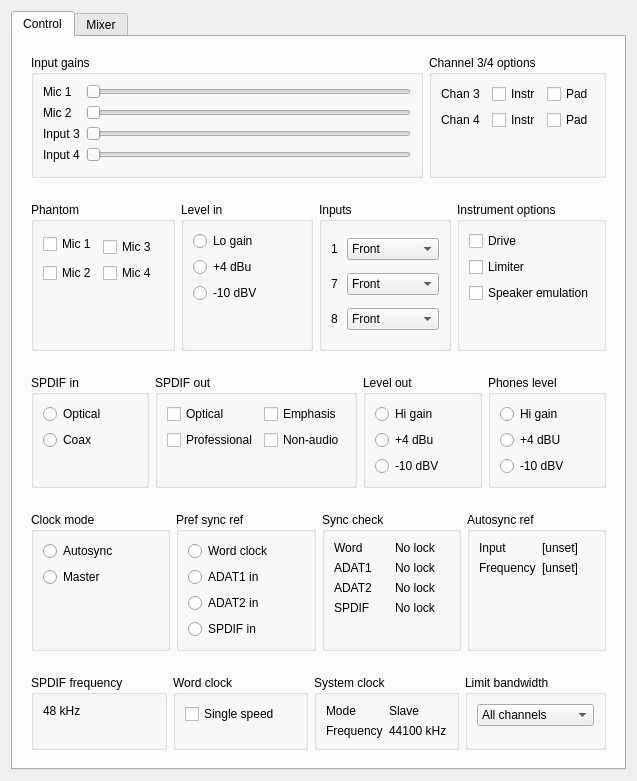
<ui version="4.0" >
 <class>RmeMixerUI</class>
 <widget class="QWidget" name="RmeMixerUI" >
  <property name="geometry" >
   <rect>
    <x>0</x>
    <y>0</y>
    <width>637</width>
    <height>781</height>
   </rect>
  </property>
  <property name="windowTitle" >
   <string>RmeMixer</string>
  </property>
  <layout class="QVBoxLayout" name="verticalLayout_13" >
   <item>
    <widget class="QTabWidget" name="tabWidget" >
     <property name="sizePolicy" >
      <sizepolicy vsizetype="Expanding" hsizetype="Expanding" >
       <horstretch>0</horstretch>
       <verstretch>0</verstretch>
      </sizepolicy>
     </property>
     <property name="currentIndex" >
      <number>0</number>
     </property>
     <widget class="QWidget" name="control" >
      <attribute name="title" >
       <string>Control</string>
      </attribute>
      <layout class="QVBoxLayout" name="verticalLayout" >
       <item>
        <widget class="QFrame" name="frame_5" >
         <property name="frameShape" >
          <enum>QFrame::NoFrame</enum>
         </property>
         <property name="frameShadow" >
          <enum>QFrame::Raised</enum>
         </property>
         <layout class="QHBoxLayout" name="horizontalLayout_5" >
          <item>
           <widget class="QGroupBox" name="input_gains_group" >
            <property name="title" >
             <string>Input gains</string>
            </property>
            <layout class="QGridLayout" name="gridLayout_8" >
             <item row="0" column="0" >
              <widget class="QLabel" name="label_9" >
               <property name="sizePolicy" >
                <sizepolicy vsizetype="Preferred" hsizetype="Minimum" >
                 <horstretch>0</horstretch>
                 <verstretch>0</verstretch>
                </sizepolicy>
               </property>
               <property name="text" >
                <string>Mic 1</string>
               </property>
              </widget>
             </item>
             <item row="0" column="1" >
              <widget class="QSlider" name="gain_mic1" >
               <property name="maximum" >
                <number>65</number>
               </property>
               <property name="singleStep" >
                <number>1</number>
               </property>
               <property name="orientation" >
                <enum>Qt::Horizontal</enum>
               </property>
              </widget>
             </item>
             <item row="1" column="0" >
              <widget class="QLabel" name="label_10" >
               <property name="sizePolicy" >
                <sizepolicy vsizetype="Preferred" hsizetype="Minimum" >
                 <horstretch>0</horstretch>
                 <verstretch>0</verstretch>
                </sizepolicy>
               </property>
               <property name="text" >
                <string>Mic 2</string>
               </property>
              </widget>
             </item>
             <item row="1" column="1" >
              <widget class="QSlider" name="gain_mic2" >
               <property name="maximum" >
                <number>65</number>
               </property>
               <property name="orientation" >
                <enum>Qt::Horizontal</enum>
               </property>
              </widget>
             </item>
             <item row="2" column="0" >
              <widget class="QLabel" name="label_24" >
               <property name="sizePolicy" >
                <sizepolicy vsizetype="Preferred" hsizetype="Minimum" >
                 <horstretch>0</horstretch>
                 <verstretch>0</verstretch>
                </sizepolicy>
               </property>
               <property name="text" >
                <string>Input 3</string>
               </property>
              </widget>
             </item>
             <item row="2" column="1" >
              <widget class="QSlider" name="gain_input3" >
               <property name="minimum" >
                <number>0</number>
               </property>
               <property name="maximum" >
                <number>36</number>
               </property>
               <property name="orientation" >
                <enum>Qt::Horizontal</enum>
               </property>
              </widget>
             </item>
             <item row="3" column="0" >
              <widget class="QLabel" name="label_23" >
               <property name="sizePolicy" >
                <sizepolicy vsizetype="Preferred" hsizetype="Minimum" >
                 <horstretch>0</horstretch>
                 <verstretch>0</verstretch>
                </sizepolicy>
               </property>
               <property name="text" >
                <string>Input 4</string>
               </property>
              </widget>
             </item>
             <item row="3" column="1" >
              <widget class="QSlider" name="gain_input4" >
               <property name="minimum" >
                <number>0</number>
               </property>
               <property name="maximum" >
                <number>36</number>
               </property>
               <property name="orientation" >
                <enum>Qt::Horizontal</enum>
               </property>
              </widget>
             </item>
            </layout>
           </widget>
          </item>
          <item>
           <widget class="QGroupBox" name="channel_3_4_options_group" >
            <property name="title" >
             <string>Channel 3/4 options</string>
            </property>
            <layout class="QGridLayout" name="gridLayout_4" >
             <item row="0" column="0" colspan="2" >
              <widget class="QLabel" name="label_18" >
               <property name="text" >
                <string>Chan 3</string>
               </property>
              </widget>
             </item>
             <item row="0" column="2" >
              <widget class="QCheckBox" name="ff400_chan3_opt_instr" >
               <property name="text" >
                <string>Instr</string>
               </property>
              </widget>
             </item>
             <item row="0" column="3" >
              <widget class="QCheckBox" name="ff400_chan3_opt_pad" >
               <property name="text" >
                <string>Pad</string>
               </property>
              </widget>
             </item>
             <item row="2" column="0" >
              <widget class="QLabel" name="label_19" >
               <property name="text" >
                <string>Chan 4</string>
               </property>
              </widget>
             </item>
             <item row="2" column="3" >
              <widget class="QCheckBox" name="ff400_chan4_opt_pad" >
               <property name="text" >
                <string>Pad</string>
               </property>
              </widget>
             </item>
             <item row="2" column="2" >
              <widget class="QCheckBox" name="ff400_chan4_opt_instr" >
               <property name="text" >
                <string>Instr</string>
               </property>
              </widget>
             </item>
             <item row="3" column="2" >
              <spacer name="verticalSpacer_9" >
               <property name="orientation" >
                <enum>Qt::Vertical</enum>
               </property>
               <property name="sizeHint" stdset="0" >
                <size>
                 <width>20</width>
                 <height>40</height>
                </size>
               </property>
              </spacer>
             </item>
            </layout>
           </widget>
          </item>
         </layout>
        </widget>
       </item>
       <item>
        <widget class="QFrame" name="frame_4" >
         <property name="frameShape" >
          <enum>QFrame::NoFrame</enum>
         </property>
         <property name="frameShadow" >
          <enum>QFrame::Raised</enum>
         </property>
         <layout class="QHBoxLayout" name="horizontalLayout_4" >
          <item>
           <widget class="QGroupBox" name="phantom_group" >
            <property name="title" >
             <string>Phantom</string>
            </property>
            <layout class="QGridLayout" name="gridLayout_7" >
             <item rowspan="2" row="0" column="0" colspan="3" >
              <widget class="QCheckBox" name="phantom_0" >
               <property name="text" >
                <string>Mic 1</string>
               </property>
              </widget>
             </item>
             <item row="1" column="1" colspan="2" >
              <widget class="QCheckBox" name="phantom_2" >
               <property name="text" >
                <string>Mic 3</string>
               </property>
              </widget>
             </item>
             <item row="2" column="0" >
              <widget class="QCheckBox" name="phantom_1" >
               <property name="text" >
                <string>Mic 2</string>
               </property>
              </widget>
             </item>
             <item row="2" column="1" >
              <widget class="QCheckBox" name="phantom_3" >
               <property name="text" >
                <string>Mic 4</string>
               </property>
              </widget>
             </item>
             <item row="3" column="0" >
              <spacer name="verticalSpacer_12" >
               <property name="orientation" >
                <enum>Qt::Vertical</enum>
               </property>
               <property name="sizeHint" stdset="0" >
                <size>
                 <width>20</width>
                 <height>0</height>
                </size>
               </property>
              </spacer>
             </item>
            </layout>
           </widget>
          </item>
          <item>
           <widget class="QGroupBox" name="level_in_group" >
            <property name="title" >
             <string>Level in</string>
            </property>
            <layout class="QVBoxLayout" name="verticalLayout_8" >
             <item>
              <widget class="QRadioButton" name="level_in_lo_gain" >
               <property name="text" >
                <string>Lo gain</string>
               </property>
              </widget>
             </item>
             <item>
              <widget class="QRadioButton" name="level_in_p4dBu" >
               <property name="text" >
                <string>+4 dBu</string>
               </property>
              </widget>
             </item>
             <item>
              <widget class="QRadioButton" name="level_in_m10dBV" >
               <property name="text" >
                <string>-10 dBV</string>
               </property>
              </widget>
             </item>
             <item>
              <spacer name="verticalSpacer_10" >
               <property name="orientation" >
                <enum>Qt::Vertical</enum>
               </property>
               <property name="sizeHint" stdset="0" >
                <size>
                 <width>20</width>
                 <height>40</height>
                </size>
               </property>
              </spacer>
             </item>
            </layout>
           </widget>
          </item>
          <item>
           <widget class="QGroupBox" name="input_plug_select_group" >
            <property name="title" >
             <string>Inputs</string>
            </property>
            <layout class="QGridLayout" name="gridLayout_5" >
             <item row="0" column="0" >
              <widget class="QLabel" name="label_20" >
               <property name="text" >
                <string>1</string>
               </property>
              </widget>
             </item>
             <item row="2" column="0" >
              <widget class="QLabel" name="label_21" >
               <property name="text" >
                <string>7</string>
               </property>
              </widget>
             </item>
             <item row="2" column="1" colspan="3" >
              <widget class="QComboBox" name="comboBox_3" >
               <item>
                <property name="text" >
                 <string>Front</string>
                </property>
               </item>
               <item>
                <property name="text" >
                 <string>Rear</string>
                </property>
               </item>
               <item>
                <property name="text" >
                 <string>Front+Rear</string>
                </property>
               </item>
              </widget>
             </item>
             <item row="3" column="0" >
              <widget class="QLabel" name="label_22" >
               <property name="text" >
                <string>8</string>
               </property>
              </widget>
             </item>
             <item row="3" column="1" colspan="3" >
              <widget class="QComboBox" name="comboBox_4" >
               <item>
                <property name="text" >
                 <string>Front</string>
                </property>
               </item>
               <item>
                <property name="text" >
                 <string>Rear</string>
                </property>
               </item>
               <item>
                <property name="text" >
                 <string>Front+Rear</string>
                </property>
               </item>
              </widget>
             </item>
             <item row="0" column="1" colspan="3" >
              <widget class="QComboBox" name="comboBox_2" >
               <item>
                <property name="text" >
                 <string>Front</string>
                </property>
               </item>
               <item>
                <property name="text" >
                 <string>Rear</string>
                </property>
               </item>
               <item>
                <property name="text" >
                 <string>Front+Rear</string>
                </property>
               </item>
              </widget>
             </item>
            </layout>
           </widget>
          </item>
          <item>
           <widget class="QGroupBox" name="instrument_options_group" >
            <property name="title" >
             <string>Instrument options</string>
            </property>
            <layout class="QVBoxLayout" name="verticalLayout_11" >
             <item>
              <widget class="QCheckBox" name="checkBox_6" >
               <property name="text" >
                <string>Drive</string>
               </property>
              </widget>
             </item>
             <item>
              <widget class="QCheckBox" name="checkBox_7" >
               <property name="text" >
                <string>Limiter</string>
               </property>
              </widget>
             </item>
             <item>
              <widget class="QCheckBox" name="checkBox_8" >
               <property name="text" >
                <string>Speaker emulation</string>
               </property>
              </widget>
             </item>
             <item>
              <spacer name="verticalSpacer_11" >
               <property name="orientation" >
                <enum>Qt::Vertical</enum>
               </property>
               <property name="sizeHint" stdset="0" >
                <size>
                 <width>20</width>
                 <height>40</height>
                </size>
               </property>
              </spacer>
             </item>
            </layout>
           </widget>
          </item>
         </layout>
        </widget>
       </item>
       <item>
        <widget class="QFrame" name="frame" >
         <property name="sizePolicy" >
          <sizepolicy vsizetype="Minimum" hsizetype="Preferred" >
           <horstretch>0</horstretch>
           <verstretch>0</verstretch>
          </sizepolicy>
         </property>
         <property name="frameShape" >
          <enum>QFrame::NoFrame</enum>
         </property>
         <property name="frameShadow" >
          <enum>QFrame::Raised</enum>
         </property>
         <layout class="QHBoxLayout" name="horizontalLayout_2" >
          <item>
           <widget class="QGroupBox" name="spdif_in_group" >
            <property name="title" >
             <string>SPDIF in</string>
            </property>
            <layout class="QVBoxLayout" name="verticalLayout_2" >
             <item>
              <widget class="QRadioButton" name="radioButton" >
               <property name="text" >
                <string>Optical</string>
               </property>
              </widget>
             </item>
             <item>
              <widget class="QRadioButton" name="radioButton_2" >
               <property name="text" >
                <string>Coax</string>
               </property>
              </widget>
             </item>
             <item>
              <spacer name="verticalSpacer_7" >
               <property name="orientation" >
                <enum>Qt::Vertical</enum>
               </property>
               <property name="sizeType" >
                <enum>QSizePolicy::MinimumExpanding</enum>
               </property>
               <property name="sizeHint" stdset="0" >
                <size>
                 <width>20</width>
                 <height>0</height>
                </size>
               </property>
              </spacer>
             </item>
            </layout>
           </widget>
          </item>
          <item>
           <widget class="QGroupBox" name="spdif_out_group" >
            <property name="title" >
             <string>SPDIF out</string>
            </property>
            <layout class="QGridLayout" name="gridLayout_6" >
             <item row="0" column="0" >
              <widget class="QCheckBox" name="checkBox" >
               <property name="text" >
                <string>Optical</string>
               </property>
              </widget>
             </item>
             <item row="0" column="1" >
              <widget class="QCheckBox" name="checkBox_3" >
               <property name="text" >
                <string>Emphasis</string>
               </property>
              </widget>
             </item>
             <item row="1" column="0" >
              <widget class="QCheckBox" name="checkBox_2" >
               <property name="text" >
                <string>Professional</string>
               </property>
              </widget>
             </item>
             <item row="1" column="1" >
              <widget class="QCheckBox" name="checkBox_4" >
               <property name="text" >
                <string>Non-audio</string>
               </property>
              </widget>
             </item>
             <item row="2" column="0" >
              <spacer name="verticalSpacer_8" >
               <property name="orientation" >
                <enum>Qt::Vertical</enum>
               </property>
               <property name="sizeType" >
                <enum>QSizePolicy::MinimumExpanding</enum>
               </property>
               <property name="sizeHint" stdset="0" >
                <size>
                 <width>20</width>
                 <height>0</height>
                </size>
               </property>
              </spacer>
             </item>
            </layout>
           </widget>
          </item>
          <item>
           <widget class="QGroupBox" name="level_out_group" >
            <property name="title" >
             <string>Level out</string>
            </property>
            <layout class="QVBoxLayout" name="verticalLayout_9" >
             <item>
              <widget class="QRadioButton" name="level_out_hi_gain" >
               <property name="text" >
                <string>Hi gain</string>
               </property>
              </widget>
             </item>
             <item>
              <widget class="QRadioButton" name="level_out_p4dBu" >
               <property name="text" >
                <string>+4 dBu</string>
               </property>
              </widget>
             </item>
             <item>
              <widget class="QRadioButton" name="level_out_m10dBV" >
               <property name="text" >
                <string>-10 dBV</string>
               </property>
              </widget>
             </item>
             <item>
              <spacer name="verticalSpacer_13" >
               <property name="orientation" >
                <enum>Qt::Vertical</enum>
               </property>
               <property name="sizeType" >
                <enum>QSizePolicy::MinimumExpanding</enum>
               </property>
               <property name="sizeHint" stdset="0" >
                <size>
                 <width>20</width>
                 <height>0</height>
                </size>
               </property>
              </spacer>
             </item>
            </layout>
           </widget>
          </item>
          <item>
           <widget class="QGroupBox" name="phones_level_group" >
            <property name="title" >
             <string>Phones level</string>
            </property>
            <layout class="QVBoxLayout" name="verticalLayout_10" >
             <item>
              <widget class="QRadioButton" name="phones_hi_gain" >
               <property name="text" >
                <string>Hi gain</string>
               </property>
              </widget>
             </item>
             <item>
              <widget class="QRadioButton" name="phones_p4dBu" >
               <property name="text" >
                <string>+4 dBU</string>
               </property>
              </widget>
             </item>
             <item>
              <widget class="QRadioButton" name="phones_m10dBV" >
               <property name="text" >
                <string>-10 dBV</string>
               </property>
              </widget>
             </item>
             <item>
              <spacer name="verticalSpacer_14" >
               <property name="orientation" >
                <enum>Qt::Vertical</enum>
               </property>
               <property name="sizeType" >
                <enum>QSizePolicy::MinimumExpanding</enum>
               </property>
               <property name="sizeHint" stdset="0" >
                <size>
                 <width>20</width>
                 <height>0</height>
                </size>
               </property>
              </spacer>
             </item>
            </layout>
           </widget>
          </item>
         </layout>
        </widget>
       </item>
       <item>
        <widget class="QFrame" name="frame_2" >
         <property name="frameShape" >
          <enum>QFrame::NoFrame</enum>
         </property>
         <property name="frameShadow" >
          <enum>QFrame::Raised</enum>
         </property>
         <layout class="QHBoxLayout" name="horizontalLayout" >
          <item>
           <widget class="QGroupBox" name="clock_mode_group" >
            <property name="title" >
             <string>Clock mode</string>
            </property>
            <layout class="QVBoxLayout" name="verticalLayout_3" >
             <item>
              <widget class="QRadioButton" name="radioButton_3" >
               <property name="text" >
                <string>Autosync</string>
               </property>
              </widget>
             </item>
             <item>
              <widget class="QRadioButton" name="radioButton_4" >
               <property name="text" >
                <string>Master</string>
               </property>
              </widget>
             </item>
             <item>
              <spacer name="verticalSpacer_2" >
               <property name="orientation" >
                <enum>Qt::Vertical</enum>
               </property>
               <property name="sizeHint" stdset="0" >
                <size>
                 <width>20</width>
                 <height>40</height>
                </size>
               </property>
              </spacer>
             </item>
            </layout>
           </widget>
          </item>
          <item>
           <widget class="QGroupBox" name="sync_ref_group" >
            <property name="title" >
             <string>Pref sync ref</string>
            </property>
            <layout class="QVBoxLayout" name="verticalLayout_4" >
             <item>
              <widget class="QRadioButton" name="sync_ref_wordclk" >
               <property name="text" >
                <string>Word clock</string>
               </property>
              </widget>
             </item>
             <item>
              <widget class="QRadioButton" name="sync_ref_adat1" >
               <property name="text" >
                <string>ADAT1 in</string>
               </property>
              </widget>
             </item>
             <item>
              <widget class="QRadioButton" name="sync_ref_adat2" >
               <property name="text" >
                <string>ADAT2 in</string>
               </property>
              </widget>
             </item>
             <item>
              <widget class="QRadioButton" name="sync_ref_spdif" >
               <property name="text" >
                <string>SPDIF in</string>
               </property>
              </widget>
             </item>
             <item>
              <spacer name="verticalSpacer_15" >
               <property name="orientation" >
                <enum>Qt::Vertical</enum>
               </property>
               <property name="sizeHint" stdset="0" >
                <size>
                 <width>20</width>
                 <height>0</height>
                </size>
               </property>
              </spacer>
             </item>
            </layout>
           </widget>
          </item>
          <item>
           <widget class="QGroupBox" name="sync_check_group" >
            <property name="title" >
             <string>Sync check</string>
            </property>
            <layout class="QGridLayout" name="gridLayout_2" >
             <item row="0" column="0" >
              <widget class="QLabel" name="label_5" >
               <property name="text" >
                <string>Word</string>
               </property>
              </widget>
             </item>
             <item row="0" column="1" >
              <widget class="QLabel" name="label_6" >
               <property name="text" >
                <string>No lock</string>
               </property>
              </widget>
             </item>
             <item row="1" column="0" >
              <widget class="QLabel" name="label_7" >
               <property name="text" >
                <string>ADAT1</string>
               </property>
              </widget>
             </item>
             <item row="1" column="1" >
              <widget class="QLabel" name="label_8" >
               <property name="text" >
                <string>No lock</string>
               </property>
              </widget>
             </item>
             <item row="2" column="0" >
              <widget class="QLabel" name="sync_check_adat2_label" >
               <property name="text" >
                <string>ADAT2</string>
               </property>
              </widget>
             </item>
             <item row="2" column="1" >
              <widget class="QLabel" name="sync_check_adat2_status" >
               <property name="text" >
                <string>No lock</string>
               </property>
              </widget>
             </item>
             <item row="3" column="0" >
              <widget class="QLabel" name="label_11" >
               <property name="text" >
                <string>SPDIF</string>
               </property>
              </widget>
             </item>
             <item row="3" column="1" >
              <widget class="QLabel" name="label_12" >
               <property name="text" >
                <string>No lock</string>
               </property>
              </widget>
             </item>
             <item row="4" column="0" >
              <spacer name="verticalSpacer_16" >
               <property name="orientation" >
                <enum>Qt::Vertical</enum>
               </property>
               <property name="sizeHint" stdset="0" >
                <size>
                 <width>20</width>
                 <height>0</height>
                </size>
               </property>
              </spacer>
             </item>
            </layout>
           </widget>
          </item>
          <item>
           <widget class="QGroupBox" name="autosync_ref_group" >
            <property name="title" >
             <string>Autosync ref</string>
            </property>
            <layout class="QGridLayout" name="gridLayout" >
             <item row="0" column="0" >
              <widget class="QLabel" name="label" >
               <property name="text" >
                <string>Input</string>
               </property>
              </widget>
             </item>
             <item row="0" column="1" >
              <widget class="QLabel" name="label_2" >
               <property name="text" >
                <string>[unset]</string>
               </property>
              </widget>
             </item>
             <item row="1" column="0" >
              <widget class="QLabel" name="label_3" >
               <property name="text" >
                <string>Frequency</string>
               </property>
              </widget>
             </item>
             <item row="1" column="1" >
              <widget class="QLabel" name="label_4" >
               <property name="text" >
                <string>[unset]</string>
               </property>
              </widget>
             </item>
             <item row="2" column="0" >
              <spacer name="verticalSpacer" >
               <property name="orientation" >
                <enum>Qt::Vertical</enum>
               </property>
               <property name="sizeHint" stdset="0" >
                <size>
                 <width>20</width>
                 <height>40</height>
                </size>
               </property>
              </spacer>
             </item>
            </layout>
           </widget>
          </item>
         </layout>
        </widget>
       </item>
       <item>
        <widget class="QFrame" name="frame_3" >
         <property name="sizePolicy" >
          <sizepolicy vsizetype="MinimumExpanding" hsizetype="Preferred" >
           <horstretch>0</horstretch>
           <verstretch>0</verstretch>
          </sizepolicy>
         </property>
         <property name="frameShape" >
          <enum>QFrame::NoFrame</enum>
         </property>
         <property name="frameShadow" >
          <enum>QFrame::Raised</enum>
         </property>
         <layout class="QHBoxLayout" name="horizontalLayout_3" >
          <item>
           <widget class="QGroupBox" name="groupBox_8" >
            <property name="sizePolicy" >
             <sizepolicy vsizetype="MinimumExpanding" hsizetype="Preferred" >
              <horstretch>0</horstretch>
              <verstretch>0</verstretch>
             </sizepolicy>
            </property>
            <property name="title" >
             <string>SPDIF frequency</string>
            </property>
            <layout class="QVBoxLayout" name="verticalLayout_7" >
             <item>
              <widget class="QLabel" name="label_13" >
               <property name="text" >
                <string>48 kHz</string>
               </property>
              </widget>
             </item>
             <item>
              <spacer name="verticalSpacer_3" >
               <property name="orientation" >
                <enum>Qt::Vertical</enum>
               </property>
               <property name="sizeType" >
                <enum>QSizePolicy::MinimumExpanding</enum>
               </property>
               <property name="sizeHint" stdset="0" >
                <size>
                 <width>20</width>
                 <height>0</height>
                </size>
               </property>
              </spacer>
             </item>
            </layout>
           </widget>
          </item>
          <item>
           <widget class="QGroupBox" name="groupBox_9" >
            <property name="sizePolicy" >
             <sizepolicy vsizetype="MinimumExpanding" hsizetype="Preferred" >
              <horstretch>0</horstretch>
              <verstretch>0</verstretch>
             </sizepolicy>
            </property>
            <property name="title" >
             <string>Word clock</string>
            </property>
            <layout class="QVBoxLayout" name="verticalLayout_6" >
             <item>
              <widget class="QCheckBox" name="checkBox_5" >
               <property name="text" >
                <string>Single speed</string>
               </property>
              </widget>
             </item>
             <item>
              <spacer name="verticalSpacer_4" >
               <property name="orientation" >
                <enum>Qt::Vertical</enum>
               </property>
               <property name="sizeType" >
                <enum>QSizePolicy::MinimumExpanding</enum>
               </property>
               <property name="sizeHint" stdset="0" >
                <size>
                 <width>20</width>
                 <height>0</height>
                </size>
               </property>
              </spacer>
             </item>
            </layout>
           </widget>
          </item>
          <item>
           <widget class="QGroupBox" name="groupBox_10" >
            <property name="sizePolicy" >
             <sizepolicy vsizetype="MinimumExpanding" hsizetype="Preferred" >
              <horstretch>0</horstretch>
              <verstretch>0</verstretch>
             </sizepolicy>
            </property>
            <property name="title" >
             <string>System clock</string>
            </property>
            <layout class="QGridLayout" name="gridLayout_3" >
             <item row="0" column="0" >
              <widget class="QLabel" name="label_14" >
               <property name="text" >
                <string>Mode</string>
               </property>
              </widget>
             </item>
             <item row="0" column="1" >
              <widget class="QLabel" name="label_15" >
               <property name="text" >
                <string>Slave</string>
               </property>
              </widget>
             </item>
             <item row="1" column="0" >
              <widget class="QLabel" name="label_16" >
               <property name="text" >
                <string>Frequency</string>
               </property>
              </widget>
             </item>
             <item row="1" column="1" >
              <widget class="QLabel" name="label_17" >
               <property name="text" >
                <string>44100 kHz</string>
               </property>
              </widget>
             </item>
             <item row="2" column="1" >
              <spacer name="verticalSpacer_5" >
               <property name="orientation" >
                <enum>Qt::Vertical</enum>
               </property>
               <property name="sizeType" >
                <enum>QSizePolicy::MinimumExpanding</enum>
               </property>
               <property name="sizeHint" stdset="0" >
                <size>
                 <width>20</width>
                 <height>0</height>
                </size>
               </property>
              </spacer>
             </item>
            </layout>
           </widget>
          </item>
          <item>
           <widget class="QGroupBox" name="groupBox_16" >
            <property name="sizePolicy" >
             <sizepolicy vsizetype="MinimumExpanding" hsizetype="Preferred" >
              <horstretch>0</horstretch>
              <verstretch>0</verstretch>
             </sizepolicy>
            </property>
            <property name="title" >
             <string>Limit bandwidth</string>
            </property>
            <layout class="QVBoxLayout" name="verticalLayout_12" >
             <item>
              <widget class="QComboBox" name="comboBox" >
               <item>
                <property name="text" >
                 <string>All channels</string>
                </property>
               </item>
               <item>
                <property name="text" >
                 <string>Analog + SPDIF</string>
                </property>
               </item>
               <item>
                <property name="text" >
                 <string>Analog 1-8</string>
                </property>
               </item>
              </widget>
             </item>
             <item>
              <spacer name="verticalSpacer_6" >
               <property name="orientation" >
                <enum>Qt::Vertical</enum>
               </property>
               <property name="sizeType" >
                <enum>QSizePolicy::MinimumExpanding</enum>
               </property>
               <property name="sizeHint" stdset="0" >
                <size>
                 <width>20</width>
                 <height>0</height>
                </size>
               </property>
              </spacer>
             </item>
            </layout>
           </widget>
          </item>
         </layout>
        </widget>
       </item>
      </layout>
      <zorder>frame_4</zorder>
      <zorder>frame</zorder>
      <zorder>frame_2</zorder>
      <zorder>frame_3</zorder>
      <zorder>frame_5</zorder>
     </widget>
     <widget class="QWidget" name="mixer" >
      <attribute name="title" >
       <string>Mixer</string>
      </attribute>
     </widget>
    </widget>
   </item>
  </layout>
 </widget>
 <resources/>
 <connections/>
</ui>
